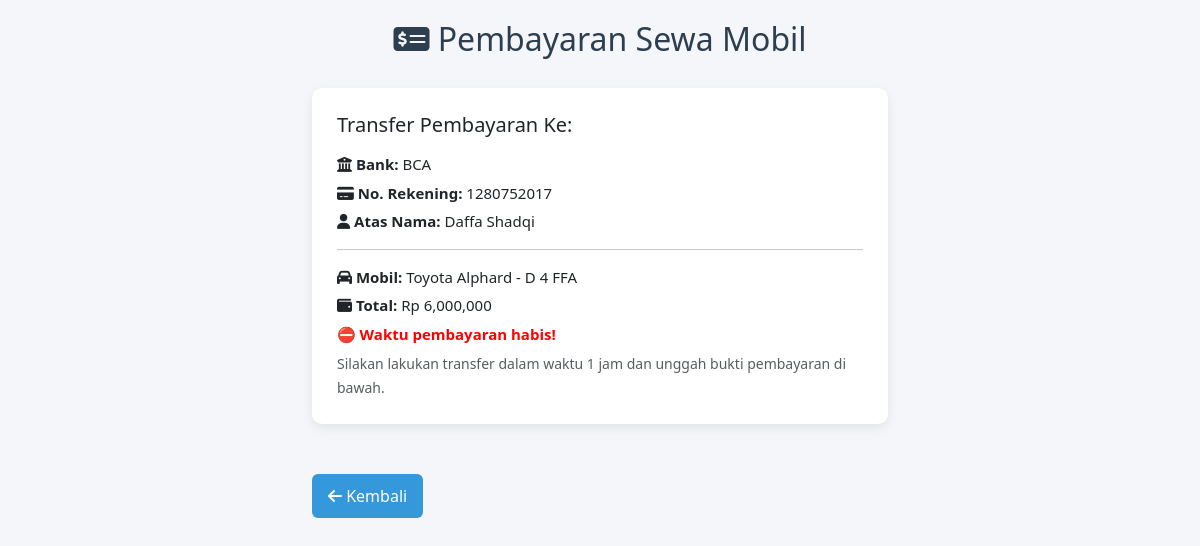
The app's page /transaksi/bayar.php?id=43 (signed in) with its own data.
### tables this page shows
CREATE TABLE `transaksi` (
  `id_transaksi` int(11) NOT NULL,
  `id_pelanggan` int(11) DEFAULT NULL,
  `id_mobil` int(11) DEFAULT NULL,
  `tanggal_pinjam` date DEFAULT NULL,
  `tanggal_kembali` date DEFAULT NULL,
  `total_harga` decimal(12,2) DEFAULT NULL,
  `status_transaksi` enum('Berlangsung','Selesai','Dibatalkan') DEFAULT NULL,
  `bukti_pembayaran` varchar(255) DEFAULT NULL,
  `status_pembayaran` varchar(50) NOT NULL DEFAULT '`Belum Dibayar`',
  `created_at` datetime DEFAULT current_timestamp()
);

CREATE TABLE `mobil` (
  `id_mobil` int(11) NOT NULL,
  `merk` varchar(100) DEFAULT NULL,
  `tipe` varchar(50) DEFAULT NULL,
  `tahun` year(4) DEFAULT NULL,
  `no_polisi` varchar(20) DEFAULT NULL,
  `status` enum('Tersedia','Dipinjam') DEFAULT NULL,
  `harga_perhari` decimal(10,2) DEFAULT NULL,
  `gambar` varchar(255) DEFAULT NULL,
  `foto` varchar(255) DEFAULT NULL
);

### transaksi/bayar.php (the view, shortened to what this page needs)
<?php
include '../config/koneksi.php';
$id = $_GET['id'] ?? 0;
$trx = mysqli_fetch_assoc(mysqli_query($conn, "
    SELECT t.*, m.merk, m.no_polisi
    FROM transaksi t
    JOIN mobil m ON t.id_mobil = m.id_mobil
    WHERE t.id_transaksi = $id
"));
?>
<!DOCTYPE html>
<html>
<head>
    <link href="https://cdn.jsdelivr.net/npm/bootstrap@5.3.0/dist/css/bootstrap.min.css" rel="stylesheet">
    <link rel="stylesheet" href="https://cdnjs.cloudflare.com/ajax/libs/font-awesome/6.5.0/css/all.min.css">
</head>
<body>
<div class="container" style="max-width: 600px;">
    <h2><i class="fas fa-money-check-alt"></i> Pembayaran Sewa Mobil</h2>
    <div class="card-box info-payment">
        <h5 class="mb-3">Transfer Pembayaran Ke:</h5>
        <p><strong><i class="fas fa-university"></i> Bank:</strong> BCA</p>
        <p><strong><i class="fas fa-credit-card"></i> No. Rekening:</strong> 1280752017</p>
        <p><strong><i class="fas fa-user"></i> Atas Nama:</strong> Daffa Shadqi</p>
        <hr>
        <p><strong><i class="fas fa-car"></i> Mobil:</strong> <?= $trx['merk'] ?> - <?= $trx['no_polisi'] ?></p>
        <p><strong><i class="fas fa-wallet"></i> Total:</strong> Rp <?= number_format($trx['total_harga']) ?></p>
        <p id="timer" class="countdown">⏳ Menghitung waktu...</p>
        <small class="text-muted">Silakan lakukan transfer dalam waktu 1 jam dan unggah bukti pembayaran di bawah.</small>
    </div>
    <a href="riwayat_user.php" class="btn-back"><i class="fas fa-arrow-left"></i> Kembali</a>
</div>
</body>
</html>

### transaksi/bayar.php (style rules this page uses)
body { font-family: 'Segoe UI', sans-serif; background-color: #f4f6f9; padding: 20px; }
.card-box { background: #fff; border-radius: 10px; padding: 25px; box-shadow: 0 4px 12px rgba(0, 0, 0, 0.08); margin-bottom: 30px; }
h2 { text-align: center; color: #2c3e50; margin-bottom: 30px; }
.info-payment p { margin: 6px 0; font-size: 15px; }
.countdown { font-size: 15px; font-weight: 600; color: #e67e22; margin-top: 10px; }
.btn-back { background-color: #3498db; color: white; padding: 10px 16px; border-radius: 6px; display: inline-block; text-decoration: none; margin-top: 20px; }

### records on screen
transaksi: id_mobil.merk "Toyota Alphard", id_mobil.no_polisi "D 4 FFA", total_harga "6,000,000"
